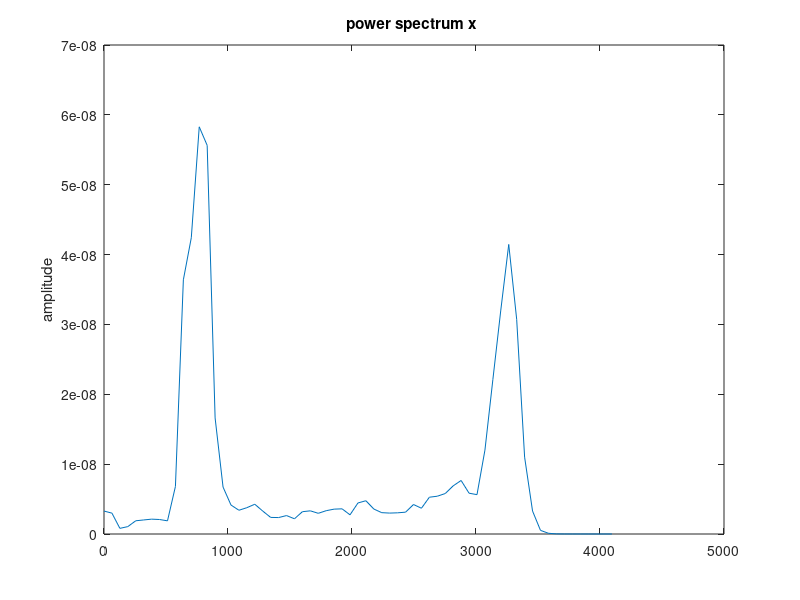

The MATLAB script that drew this image: (Note: this script raises an error after producing the figure.)

clear all; close all; clc;

load lab2_sima;
figure;

pwelch(s,[],[],[],Fs);
% Bandpass filter frequencies
f1=1500;
f2=3000;

Ts = 1/Fs;
f2m1= (f2-f1);
f2p1=(f2+f1)/2; N=256;
t=[-(N-1):2:N-1]*Ts/2;

% We define the bandpass filter function using its detailed definition and multiply with kaiser window (could use Hamming)

hbp=2/Fs*cos(2*pi*f2p1*t).*sin(pi*f2m1*t)/pi./t;

hbpw=hbp.*kaiser(length(hbp),5)';
wvtool(hbpw);
sima_bpw=conv(s,hbpw);
figure;
pwelch(sima_bpw,[],[],[],Fs);
pause

% Parks-McClellan Filter
hpm=firpm(256, [0 f1*0.96 f1*1.04  f2*0.96 f2*1.01 0.5*Fs]*2/Fs, [0 0 1 1 0 0]);
% Due to a bug, we use f2*1.01. Using 1.02 causes an undesirable lobe
% For lower values like 1.001 the filter cuts earlier than desired.

figure;
freqz(hpm,1);
wvtool(hpm);
s_pm=conv(s,hpm);
figure;
pwelch(s_pm,[],[],[],Fs);